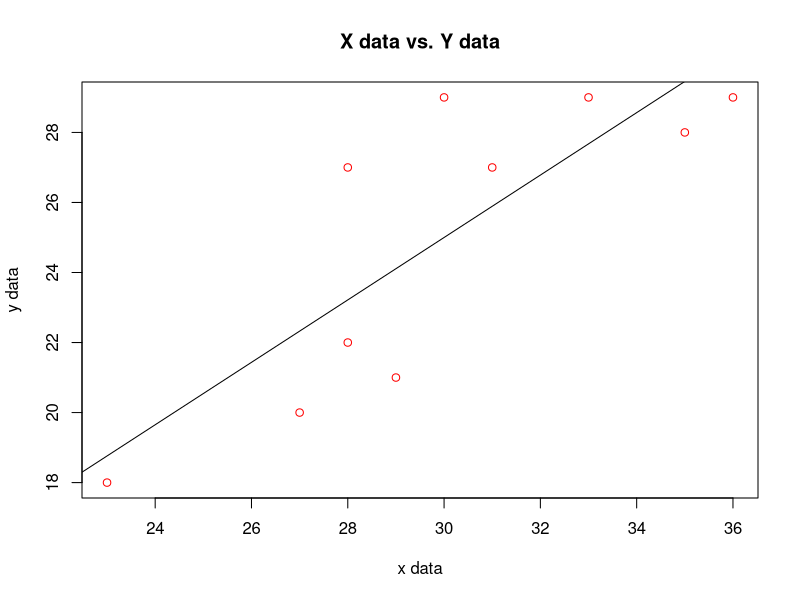
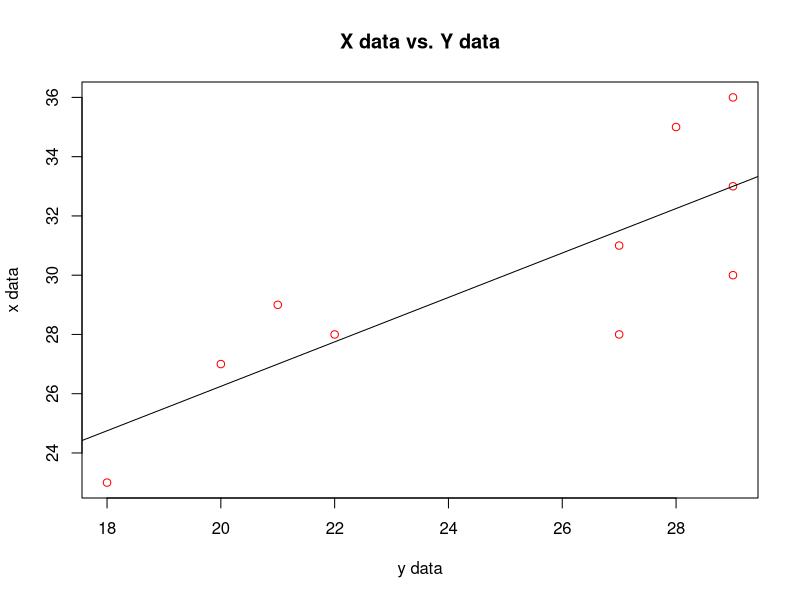

Here is the R script that generated these plots, in order:
#correlation

#pearson correlation
x = c(5,10,15,20,25)
y = c(16,19,23,26,30)
cor(x,y,method="pearson")

#spearman correlation
x = c(78,36,98,25,75,82,90,62,65,39)
y = c(84,51,91,60,68,62,86,58,63,47)
cor(x,y,method = "spearman")

#multiple correlation
X = c(23,27,28,28,29,30,31,33,35,36)
Y = c(18,20,22,27,21,29,27,29,28,29)
Z = c(10,22,32,30, 5,36,16,19,25,30)

r_XY = cor(X,Y)
r_XY
r_YZ = cor(Y,Z)
r_YZ
r_XZ = cor(X,Z)
r_XZ

R_X_YZ = sqrt((r_XY^2 + r_XZ^2 - 2*r_XY*r_YZ*r_XZ)/(1-r_YZ^2))
R_X_YZ
R_Y_XZ = sqrt((r_XY^2 + r_YZ^2 - 2*r_XY*r_YZ*r_XZ)/(1-r_XZ^2))
R_Y_XZ
R_Z_XY = sqrt((r_XZ^2 + r_YZ^2 - 2*r_XY*r_YZ*r_XZ)/(1-r_XY^2))
R_Z_XY

#partial correlation
r_XY_Z = (r_XY - r_XZ*r_YZ)/sqrt((1-r_XZ^2)*(1-r_YZ^2))
r_XY_Z
r_XZ_Y = (r_XZ - r_XY*r_YZ)/sqrt((1-r_XY^2)*(1-r_YZ^2))
r_XZ_Y
r_YZ_X = (r_YZ - r_XY*r_XZ)/sqrt((1-r_XY^2)*(1-r_XZ^2))
r_YZ_X

#Regression Equation Y on X
X = c(23,27,28,28,29,30,31,33,35,36)
Y = c(18,20,22,27,21,29,27,29,28,29)
Regr = lm(Y~X)
plot(X,Y,main = "X data vs. Y data",xlab = "x data",ylab = "y data",col = "red")
abline(lm(Y~X))
#Regression Equation X on Y
Regr = lm(X ~ Y)
plot(Y,X,main = "X data vs. Y data",xlab="y data",ylab="x data",col = "red")
abline(lm(X~Y))
